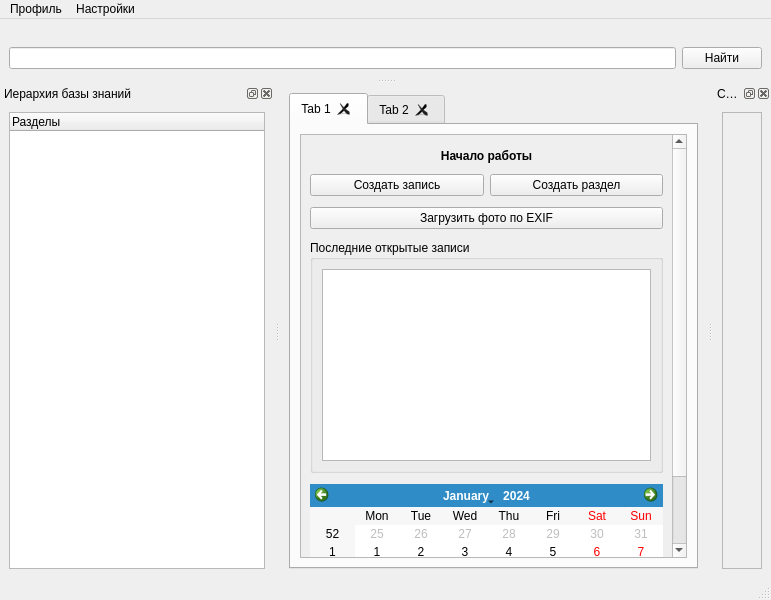
<?xml version="1.0" encoding="UTF-8"?>
<ui version="4.0">
 <class>MainWindow</class>
 <widget class="QMainWindow" name="MainWindow">
  <property name="geometry">
   <rect>
    <x>0</x>
    <y>0</y>
    <width>771</width>
    <height>600</height>
   </rect>
  </property>
  <property name="windowTitle">
   <string>MainWindow</string>
  </property>
  <property name="toolButtonStyle">
   <enum>Qt::ToolButtonStyle::ToolButtonTextBesideIcon</enum>
  </property>
  <property name="documentMode">
   <bool>false</bool>
  </property>
  <property name="dockNestingEnabled">
   <bool>false</bool>
  </property>
  <widget class="QWidget" name="centralwidget">
   <layout class="QVBoxLayout" name="verticalLayout_3">
    <item>
     <widget class="QTabWidget" name="tabWidget">
      <property name="enabled">
       <bool>true</bool>
      </property>
      <property name="autoFillBackground">
       <bool>false</bool>
      </property>
      <property name="tabPosition">
       <enum>QTabWidget::TabPosition::North</enum>
      </property>
      <property name="tabShape">
       <enum>QTabWidget::TabShape::Rounded</enum>
      </property>
      <property name="currentIndex">
       <number>0</number>
      </property>
      <property name="documentMode">
       <bool>false</bool>
      </property>
      <property name="tabsClosable">
       <bool>true</bool>
      </property>
      <property name="movable">
       <bool>true</bool>
      </property>
      <property name="tabBarAutoHide">
       <bool>true</bool>
      </property>
      <widget class="QWidget" name="tab">
       <attribute name="title">
        <string>Tab 1</string>
       </attribute>
       <layout class="QHBoxLayout" name="horizontalLayout_2">
        <item>
         <layout class="QVBoxLayout" name="verticalLayout_4">
          <item>
           <widget class="QScrollArea" name="scrollArea">
            <property name="widgetResizable">
             <bool>true</bool>
            </property>
            <widget class="QWidget" name="scrollAreaWidgetContents">
             <property name="geometry">
              <rect>
               <x>0</x>
               <y>0</y>
               <width>351</width>
               <height>591</height>
              </rect>
             </property>
             <layout class="QVBoxLayout" name="verticalLayout_6">
              <item>
               <spacer name="verticalSpacer">
                <property name="orientation">
                 <enum>Qt::Orientation::Vertical</enum>
                </property>
                <property name="sizeType">
                 <enum>QSizePolicy::Policy::Minimum</enum>
                </property>
                <property name="sizeHint" stdset="0">
                 <size>
                  <width>20</width>
                  <height>5</height>
                 </size>
                </property>
               </spacer>
              </item>
              <item>
               <widget class="QLabel" name="label">
                <property name="sizePolicy">
                 <sizepolicy hsizetype="Minimum" vsizetype="Maximum">
                  <horstretch>0</horstretch>
                  <verstretch>0</verstretch>
                 </sizepolicy>
                </property>
                <property name="tabletTracking">
                 <bool>false</bool>
                </property>
                <property name="text">
                 <string>&lt;html&gt;&lt;head/&gt;&lt;body&gt;&lt;p&gt;&lt;span style=&quot; font-weight:700;&quot;&gt;Начало работы&lt;/span&gt;&lt;/p&gt;&lt;/body&gt;&lt;/html&gt;</string>
                </property>
                <property name="textFormat">
                 <enum>Qt::TextFormat::AutoText</enum>
                </property>
                <property name="scaledContents">
                 <bool>false</bool>
                </property>
                <property name="alignment">
                 <set>Qt::AlignmentFlag::AlignCenter</set>
                </property>
                <property name="wordWrap">
                 <bool>false</bool>
                </property>
                <property name="openExternalLinks">
                 <bool>false</bool>
                </property>
               </widget>
              </item>
              <item>
               <spacer name="verticalSpacer_3">
                <property name="orientation">
                 <enum>Qt::Orientation::Vertical</enum>
                </property>
                <property name="sizeType">
                 <enum>QSizePolicy::Policy::Minimum</enum>
                </property>
                <property name="sizeHint" stdset="0">
                 <size>
                  <width>20</width>
                  <height>5</height>
                 </size>
                </property>
               </spacer>
              </item>
              <item>
               <layout class="QHBoxLayout" name="horizontalLayout_3">
                <item>
                 <widget class="QPushButton" name="pushButton_3">
                  <property name="text">
                   <string>Создать запись</string>
                  </property>
                 </widget>
                </item>
                <item>
                 <widget class="QPushButton" name="pushButton_4">
                  <property name="text">
                   <string>Создать раздел</string>
                  </property>
                 </widget>
                </item>
               </layout>
              </item>
              <item>
               <spacer name="verticalSpacer_4">
                <property name="orientation">
                 <enum>Qt::Orientation::Vertical</enum>
                </property>
                <property name="sizeType">
                 <enum>QSizePolicy::Policy::Minimum</enum>
                </property>
                <property name="sizeHint" stdset="0">
                 <size>
                  <width>20</width>
                  <height>5</height>
                 </size>
                </property>
               </spacer>
              </item>
              <item>
               <widget class="QPushButton" name="pushButton_2">
                <property name="text">
                 <string>Загрузить фото по EXIF</string>
                </property>
               </widget>
              </item>
              <item>
               <spacer name="verticalSpacer_2">
                <property name="orientation">
                 <enum>Qt::Orientation::Vertical</enum>
                </property>
                <property name="sizeType">
                 <enum>QSizePolicy::Policy::Minimum</enum>
                </property>
                <property name="sizeHint" stdset="0">
                 <size>
                  <width>20</width>
                  <height>5</height>
                 </size>
                </property>
               </spacer>
              </item>
              <item>
               <widget class="QGroupBox" name="groupBox">
                <property name="sizePolicy">
                 <sizepolicy hsizetype="Preferred" vsizetype="Minimum">
                  <horstretch>0</horstretch>
                  <verstretch>150</verstretch>
                 </sizepolicy>
                </property>
                <property name="title">
                 <string>Последние открытые записи</string>
                </property>
                <layout class="QVBoxLayout" name="verticalLayout_7">
                 <item>
                  <layout class="QVBoxLayout" name="verticalLayout_5">
                   <item>
                    <widget class="QListWidget" name="listWidget">
                     <property name="frameShadow">
                      <enum>QFrame::Shadow::Sunken</enum>
                     </property>
                     <property name="sortingEnabled">
                      <bool>true</bool>
                     </property>
                    </widget>
                   </item>
                  </layout>
                 </item>
                </layout>
               </widget>
              </item>
              <item>
               <spacer name="verticalSpacer_5">
                <property name="orientation">
                 <enum>Qt::Orientation::Vertical</enum>
                </property>
                <property name="sizeType">
                 <enum>QSizePolicy::Policy::Minimum</enum>
                </property>
                <property name="sizeHint" stdset="0">
                 <size>
                  <width>20</width>
                  <height>5</height>
                 </size>
                </property>
               </spacer>
              </item>
              <item>
               <widget class="QCalendarWidget" name="calendarWidget"/>
              </item>
             </layout>
            </widget>
           </widget>
          </item>
         </layout>
        </item>
       </layout>
      </widget>
      <widget class="QWidget" name="tab_2">
       <attribute name="title">
        <string>Tab 2</string>
       </attribute>
      </widget>
     </widget>
    </item>
   </layout>
  </widget>
  <widget class="QMenuBar" name="menuBar">
   <property name="geometry">
    <rect>
     <x>0</x>
     <y>0</y>
     <width>771</width>
     <height>33</height>
    </rect>
   </property>
   <widget class="QMenu" name="menu">
    <property name="title">
     <string>Профиль</string>
    </property>
   </widget>
   <widget class="QMenu" name="menu_2">
    <property name="title">
     <string>Настройки</string>
    </property>
   </widget>
   <addaction name="menu"/>
   <addaction name="menu_2"/>
  </widget>
  <widget class="QStatusBar" name="statusBar"/>
  <widget class="QDockWidget" name="dockWidget_6">
   <property name="floating">
    <bool>false</bool>
   </property>
   <property name="windowTitle">
    <string>Иерархия базы знаний</string>
   </property>
   <attribute name="dockWidgetArea">
    <number>1</number>
   </attribute>
   <widget class="QWidget" name="dockWidgetContents_6">
    <layout class="QVBoxLayout" name="verticalLayout_2">
     <item>
      <widget class="QTreeWidget" name="treeWidget">
       <column>
        <property name="text">
         <string notr="true">Разделы</string>
        </property>
       </column>
      </widget>
     </item>
    </layout>
   </widget>
  </widget>
  <widget class="QDockWidget" name="dockWidget_7">
   <property name="windowTitle">
    <string>Свйства</string>
   </property>
   <attribute name="dockWidgetArea">
    <number>2</number>
   </attribute>
   <widget class="QWidget" name="dockWidgetContents_7">
    <layout class="QVBoxLayout" name="verticalLayout">
     <item>
      <widget class="QFrame" name="frame">
       <property name="frameShape">
        <enum>QFrame::Shape::StyledPanel</enum>
       </property>
       <property name="frameShadow">
        <enum>QFrame::Shadow::Raised</enum>
       </property>
      </widget>
     </item>
    </layout>
   </widget>
  </widget>
  <widget class="QDockWidget" name="dockWidget_2">
   <property name="floating">
    <bool>false</bool>
   </property>
   <property name="features">
    <set>QDockWidget::DockWidgetFeature::NoDockWidgetFeatures</set>
   </property>
   <attribute name="dockWidgetArea">
    <number>4</number>
   </attribute>
   <widget class="QWidget" name="dockWidgetContents_2">
    <layout class="QVBoxLayout" name="verticalLayout_8">
     <item>
      <layout class="QHBoxLayout" name="horizontalLayout">
       <item>
        <widget class="QLineEdit" name="lineEdit"/>
       </item>
       <item>
        <widget class="QPushButton" name="pushButton">
         <property name="text">
          <string>Найти</string>
         </property>
        </widget>
       </item>
      </layout>
     </item>
    </layout>
   </widget>
  </widget>
 </widget>
 <resources/>
 <connections/>
</ui>
